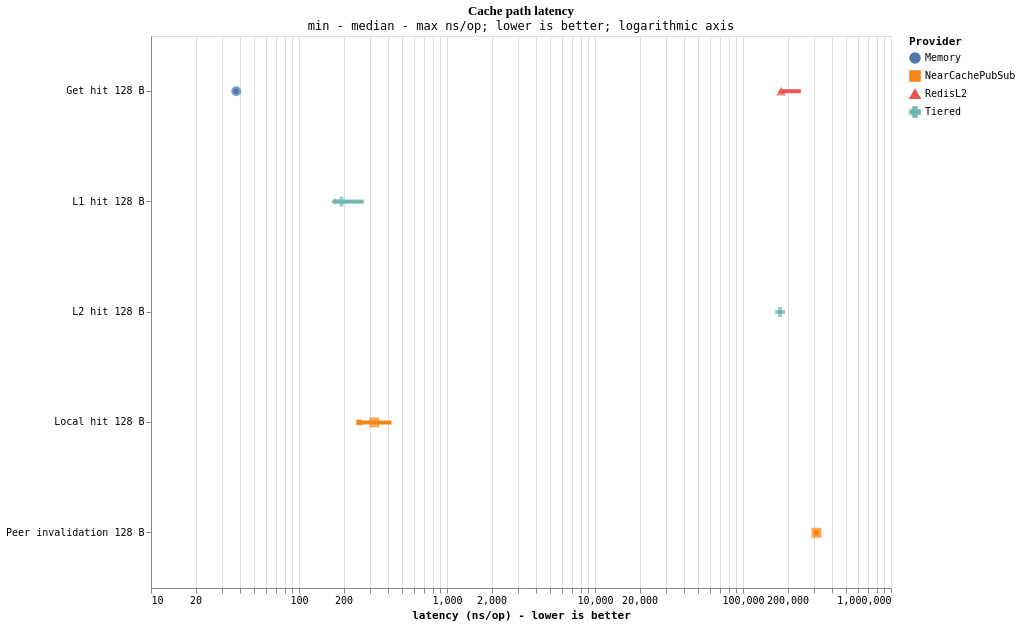

The specification (Vega-Lite) saved for this image:
### Vega-Lite specification from a JSON file in a GitHub repository (floating-point values rounded to 4 significant figures)
{"$schema": "https://vega.github.io/schema/vega-lite/v5.json", "title": {"text": "Cache path latency", "subtitle": "min - median - max ns/op; lower is better; logarithmic axis"}, "width": 740, "height": 552, "data": {"values": [{"provider": "Memory", "scenario": "Get hit 128 B", "panel": "Hot read paths", "min": 37.49, "median": 37.68, "max": 37.87, "samples": 5}, {"provider": "Tiered", "scenario": "L1 hit 128 B", "panel": "Hot read paths", "min": 174.1, "median": 193.4, "max": 273.7, "samples": 3}, {"provider": "NearCachePubSub", "scenario": "Local hit 128 B", "panel": "Hot read paths", "min": 254.5, "median": 322.5, "max": 421.7, "samples": 3}, {"provider": "RedisL2", "scenario": "Get hit 128 B", "panel": "Remote read paths", "min": 180870, "median": 180964, "max": 245986, "samples": 3}, {"provider": "Tiered", "scenario": "L2 hit 128 B", "panel": "Remote read paths", "min": 177220, "median": 177988, "max": 178617, "samples": 3}, {"provider": "NearCachePubSub", "scenario": "Peer invalidation 128 B", "panel": "Invalidation observation", "min": 313261, "median": 314018, "max": 320600, "samples": 3}]}, "encoding": {"y": {"field": "scenario", "type": "nominal", "title": null}, "color": {"field": "provider", "type": "nominal", "title": "Provider"}, "shape": {"field": "provider", "type": "nominal", "title": "Provider"}, "row": {"field": "panel", "type": "nominal", "title": null}}, "layer": [{"mark": {"type": "rule", "strokeWidth": 4}, "encoding": {"x": {"field": "min", "type": "quantitative", "title": "latency (ns/op) - lower is better", "scale": {"type": "log", "zero": false}}, "x2": {"field": "max"}}}, {"mark": {"type": "point", "filled": true, "size": 100}, "encoding": {"x": {"field": "median", "type": "quantitative", "scale": {"type": "log", "zero": false}}}}], "config": {"font": "Comic Mono, SFMono-Regular, Consolas, monospace", "title": {"font": "Architects Daughter, Comic Sans MS, cursive"}, "background": "#FFFFFF"}}
